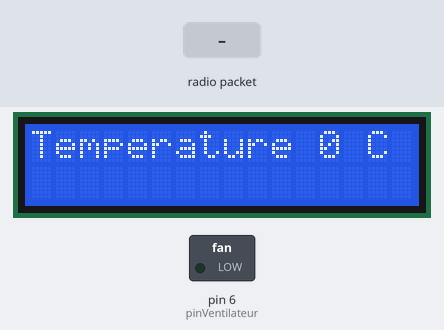
Simulated run of this sketch. Board: Arduino Uno, built with avr-gcc and run on an emulated ATmega328P. Shown: 16×2 character LCD, switched loads named in the sketch (green lamp = pin HIGH). The inputs (shaded band) are chosen by the test bench. No radio packets arrive unless stated; pins used as bus, display or sensor lines are not drawn; what the sketch prints to the serial monitor is not drawn.

Above: at 1.6 s.
1.7 s: radio packet "90" arrives
At 3.1 s:
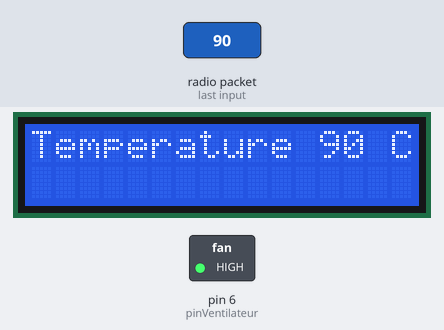
3.5 s: radio packet "5" arrives
At 4.6 s:
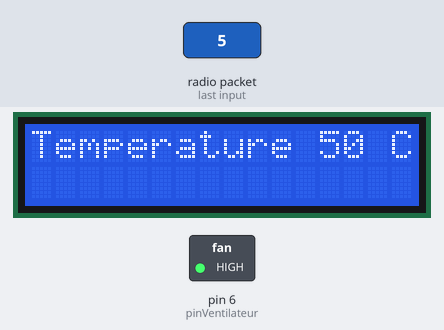
5.5 s: radio packet "200" arrives
At 7.3 s:
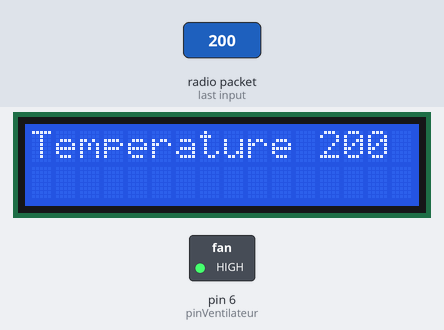
Timing chart, 0 to 8.8 s (numbered marks = the images above; inputs shaded):
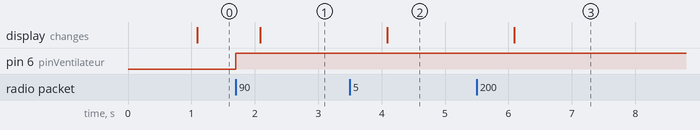

Measured:
- after the input at 1.7 s, pin 6 (pinVentilateur): LOW → HIGH at once; the display: changes after 0.39 s (image 1)
- after the input at 3.5 s, the display: changes after 0.59 s (image 2)
- after the input at 5.5 s, the display: changes after 0.59 s (image 3)

The sketch:

RX_-_Lora.ino
```cpp
#include <SPI.h>
#include <RH_RF95.h>
#include <MsTimer2.h>
#include<stdio.h>
#include <stdlib.h>
#include <LiquidCrystal.h>

#define RFM95_CS 10
#define RFM95_RST 9
#define RFM95_INT 3
#define RF95_FREQ 433.0

RH_RF95 rf95(RFM95_CS, RFM95_INT);

int pinVentilateur =  6;
int temperatureC;
bool flag = 0;
LiquidCrystal lcd(8,7,5,2,A0,A1);

void setup()
{
  pinMode(A0,OUTPUT);
  pinMode(A1,OUTPUT);
  lcd.begin(16,2);
  lcd.setCursor(0,0);
  pinMode(pinVentilateur,OUTPUT);
  pinMode(RFM95_RST, OUTPUT);
  digitalWrite(RFM95_RST, HIGH);
  Serial.begin(9600);

  Serial.println("Arduino LoRa RX ! ");

  // manual reset
  digitalWrite(RFM95_RST, LOW);
  delay(10);
  digitalWrite(RFM95_RST, HIGH);
  delay(10);

  while (!rf95.init()) {
    Serial.println("L'initialisation radio LoRa a échoué");
  }
  Serial.println("L'initialisation radio LoRa OK !");

  if (!rf95.setFrequency(RF95_FREQ)) {
    Serial.println("setFrequency a échoué ");
  }
  Serial.print("Freq sur : "); Serial.println(RF95_FREQ);

  rf95.setTxPower(23, false);
  MsTimer2::set(1000, lcdFonction);
  MsTimer2::start();
}

void loop()
{
  if (rf95.available())
  {
    uint8_t buf[RH_RF95_MAX_MESSAGE_LEN];
    uint8_t len = sizeof(buf);

    if (rf95.recv(buf, &len))
    {
      temperatureC = atoi((char*)buf);
      Serial.print("Temperature : ");
      Serial.println(temperatureC);

      if (temperatureC > 15) {
        digitalWrite(pinVentilateur,HIGH);
      }
      else {
        digitalWrite(pinVentilateur,0);
      }
    }
    else
    {
      Serial.println("La réception a échoué !");
    }
  }

  if(flag){
    lcd.clear();
    lcd.print("Temperature ");
    lcd.print(temperatureC);
    lcd.print(" C");
    flag=0;
  }
}

void lcdFonction(void) {
  flag=1;
}
```
